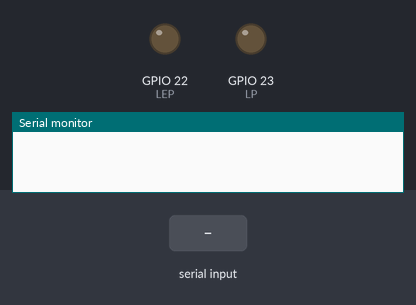
Simulated run of this sketch. Board: ESP32. Shown: output pins drawn as LEDs (lit = HIGH), the last lines printed to the serial monitor. Inputs (shaded band) come from the test bench.

Above: at 1.2 s.
1.3 s: "122\n" received over the second serial link
At 2.5 s:
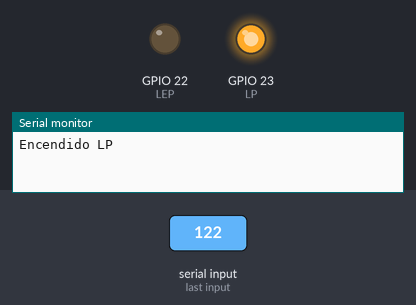
2.8 s: "566\n" received over the second serial link
At 3.8 s:
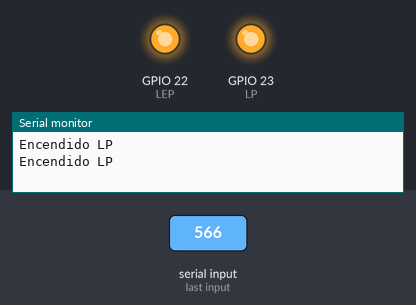
Timing chart, 0 to 5.8 s (numbered marks = the images above; inputs shaded):
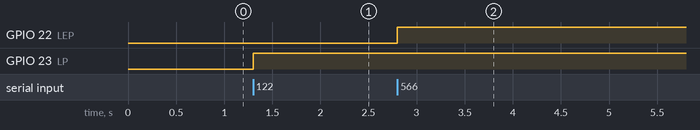

Measured:
- after the input at 1.3 s, GPIO 23 (LP): LOW → HIGH at once
- after the input at 2.8 s, GPIO 22 (LEP): LOW → HIGH at once

The sketch:

HC12ReceptorFinal.ino
```cpp
#define LP 23
#define LEP 22
char com =0;

void setup() {
  pinMode(LP,OUTPUT);
  pinMode(LEP,OUTPUT);

  Serial.begin(9600);
  Serial2.begin(9600, SERIAL_8N1, 16, 17);


}

void loop() {
  //digitalWrite(LP,LOW); // inicien apagado
 // digitalWrite(LEP,LOW);
  while( Serial2.available()){
    if(Serial2.parseInt()==122){
      digitalWrite(23,HIGH);
      Serial.println("Encendido LP");

    }
    if(Serial2.parseInt()==344){
      digitalWrite(23,LOW);
      Serial.println("Apagado LEP");

    }
    if(Serial2.parseInt()==566){
      digitalWrite(22,HIGH);
      Serial.println("Encendido LP");

    }
    if(Serial2.parseInt()==788){
      digitalWrite(22,LOW);
      Serial.println("Apagado LEP");

    }


  }
  //digitalWrite(LP,LOW);
  //digitalWrite(LEP,LOW);


}
```

HC12.ino
```cpp
// CODIGO PARA CALIBRAR LAS ANTENAS EN LA MISMA FRECUENCIA

/*#define RXD2 16	//(RX2)
#define TXD2 17	//(TX2)
#define HC12 Serial2  //Hardware serial 2 on the ESP32

void setup()
{
  pinMode(5, OUTPUT);
  digitalWrite(5, LOW);           //Normally HIGH, LOW for settings
  Serial.begin(9600);           // Serial port to computer
  HC12.begin(9600, SERIAL_8N1, RXD2, TXD2);      // Serial port to HC12
}

void loop()
{


  while (HC12.available())
  {
    // If HC-12 has data
    Serial.write(HC12.read());      // Send the data to Serial monitor
  }
  while (Serial.available())
  {
    // If we have data from Serial monitor
    HC12.write(Serial.read());      // Send that data to HC-12
  }
}
*/
```
